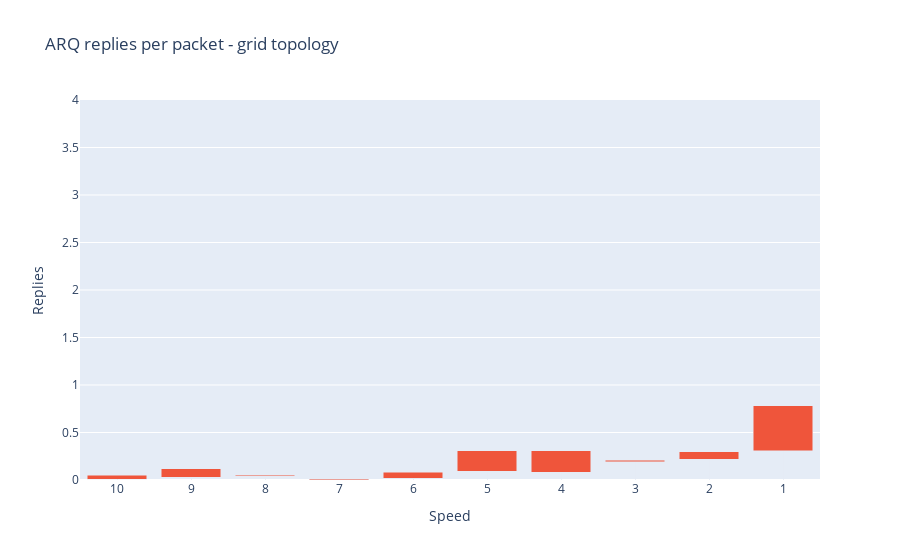

The cell this chart's notebook holds for it:
### Code cell
fig = get_arq_replies_per_packet_bar_chart('grid', title='ARQ replies per packet - grid topology')
fig.show()

### Figure 1 — Plotly figure (JSON) as saved in the notebook; plotly's stock layout.template omitted (floating-point values rounded to 4 significant figures)
{"data": [{"marker": {"color": "rgb(255, 255, 255)"}, "name": "line", "type": "bar", "width": 0, "y": [0.01, 0.03, 0.04, 0, 0.02, 0.09, 0.08, 0.19, 0.22, 0.31]}, {"marker": {"color": "#EF553B"}, "name": "grid", "type": "bar", "y": [0.04, 0.09, 0.01, 0.01, 0.06, 0.22, 0.23, 0.02, 0.08, 0.47]}], "layout": {"barmode": "stack", "showlegend": false, "title": {"text": "ARQ replies per packet - grid topology"}, "xaxis": {"tickmode": "array", "ticktext": ["10", "9", "8", "7", "6", "5", "4", "3", "2", "1"], "tickvals": [0, 1, 2, 3, 4, 5, 6, 7, 8, 9], "title": {"text": "Speed"}}, "yaxis": {"range": [0, 4], "title": {"text": "Replies"}}}}
